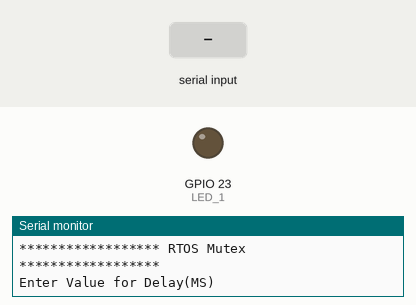
Simulated run of this sketch. Board: ESP32. Parts: output pins drawn as LEDs (lit = HIGH), the last lines printed to the serial monitor. Dashed ring = blinking. Inputs (shaded band) come from the test bench.

Above: at 0.8 s.
0.9 s: "90,45\n" received over Serial
At 1.3 s:
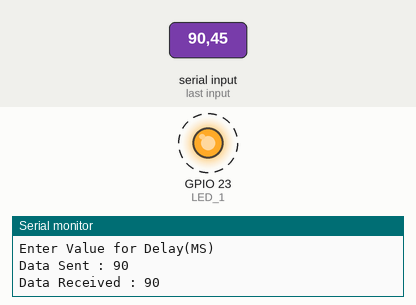
Timing chart, 0 to 9.9 s (numbered marks = the images above; inputs shaded):
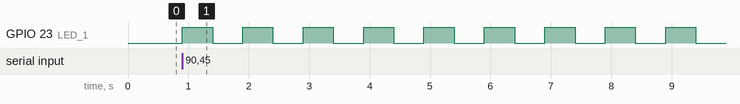

The sketch:

RTOS_Mutex.ino
```cpp
/* Macro defined for LED */
#define  LED_1 23
// Varriable for Mutex handler
static SemaphoreHandle_t mutexHandler;
/*
* Function Name : void ledBlink(void *para)
* Description   : this Function prints it on the serial monitor, and then continuously blinks *                  an LED
*/
void ledBlink(void *para)
{
  // Take the mutex
  xSemaphoreTake(mutexHandler,portMAX_DELAY);
  uint32_t val = *(int *) para;
  // Release the mutex
  xSemaphoreGive(mutexHandler);
  // Print the received value to the serial monitor
  Serial.print("Data Received : ");
  Serial.println(val);
  while(1)
  {
    // Turn on LED
    digitalWrite(LED_1, HIGH);
   // Wait for 500 milliseconds
    vTaskDelay(500 / portTICK_PERIOD_MS);
    // Turn off LED
    digitalWrite(LED_1, LOW);
    // Wait for 500 milliseconds
    vTaskDelay(500 / portTICK_PERIOD_MS);
  }
}

void setup()
{

  uint32_t delayVal;
  Serial.begin(9600);
  Serial.println("****************** RTOS Mutex ******************");
  // Set the LED pin as an output
  pinMode(LED_1, OUTPUT);
  Serial.println("Enter Value for Delay(MS)");
  // Wait until the user enters a value on Serial Monitor
  while(Serial.available()<= 0);
  // Read the integer input from the serial buffer
  delayVal = Serial.parseInt();
  Serial.print("Data Sent : ");
  Serial.println(delayVal);
  // Create a mutex
  mutexHandler = xSemaphoreCreateMutex();
  // Function call to run task 1 in core zero
  xTaskCreatePinnedToCore(ledBlink,"Blink Led",1024,(void*)&delayVal,1,NULL,0);
  vTaskDelay(500 / portTICK_PERIOD_MS);
  // Lock the mutex
  xSemaphoreTake(mutexHandler,portMAX_DELAY);
  Serial.println("Success..!");
}

void loop() {
}
```

Measured:
- after the input at 0.9 s, GPIO 23 (LED_1): alternates HIGH for 0.50 s and LOW for 0.50 s, starting at once
